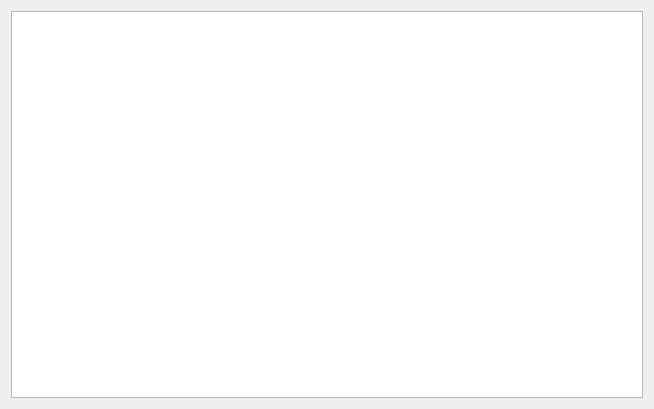
<?xml version="1.0" encoding="UTF-8"?>
<ui version="4.0">
 <class>revise</class>
 <widget class="QWidget" name="revise">
  <property name="geometry">
   <rect>
    <x>0</x>
    <y>0</y>
    <width>654</width>
    <height>409</height>
   </rect>
  </property>
  <property name="windowTitle">
   <string>Form</string>
  </property>
  <layout class="QGridLayout" name="gridLayout">
   <item row="0" column="0">
    <widget class="QTableView" name="tableView"/>
   </item>
  </layout>
 </widget>
 <resources/>
 <connections/>
</ui>
